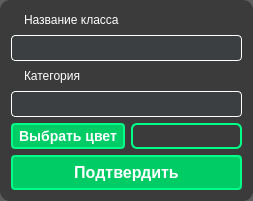
<?xml version="1.0" encoding="UTF-8"?>
<ui version="4.0">
 <class>dialog_add_class</class>
 <widget class="QDialog" name="dialog_add_class">
  <property name="geometry">
   <rect>
    <x>0</x>
    <y>0</y>
    <width>253</width>
    <height>201</height>
   </rect>
  </property>
  <property name="sizePolicy">
   <sizepolicy hsizetype="Fixed" vsizetype="Fixed">
    <horstretch>0</horstretch>
    <verstretch>0</verstretch>
   </sizepolicy>
  </property>
  <property name="windowTitle">
   <string>Добавление нового класса</string>
  </property>
  <property name="styleSheet">
   <string notr="true">QDialog {
	background-color: rgba(50, 50, 50, 200);
	border-radius: 10px;
	color: white;
	font-family: Arial;
}

QLineEdit {
    background-color: #3c3f41;
    color: white;
    border: 1px solid white;
    border-radius: 4px;
    padding: 4px;
}

QLabel {
	color: white;
	font-family: Arial;
	font-size: 12px;
	padding: 2px 10px;
}

QPushButton {
	background-color: #00cc66;
    border: 2px solid #00ff88;
	border-radius: 4px;
	color: white;
	font-family: Arial;
	padding: 6px 12px;
	font-size: 14px;
	font-weight: bold;
}

QPushButton:hover {
    background-color: #218838;
	border: 2px solid #00cc66;
}

QPushButton:pressed {
    background-color: #1e7e34;
}</string>
  </property>
  <layout class="QVBoxLayout" name="verticalLayout">
   <item>
    <widget class="QLabel" name="label_2">
     <property name="text">
      <string>Название класса</string>
     </property>
    </widget>
   </item>
   <item>
    <widget class="QLineEdit" name="lineedit_class_name"/>
   </item>
   <item>
    <widget class="QLabel" name="label_3">
     <property name="text">
      <string>Категория</string>
     </property>
    </widget>
   </item>
   <item>
    <widget class="QLineEdit" name="lineedit_supercategory"/>
   </item>
   <item>
    <layout class="QHBoxLayout" name="horizontalLayout">
     <item>
      <widget class="QPushButton" name="button_choose_color">
       <property name="sizePolicy">
        <sizepolicy hsizetype="Preferred" vsizetype="Fixed">
         <horstretch>0</horstretch>
         <verstretch>0</verstretch>
        </sizepolicy>
       </property>
       <property name="styleSheet">
        <string notr="true">QPushButton {
	background-color: #00cc66;
    border: 2px solid #00ff88;
	border-radius: 4px;
	color: white;
	font-family: Arial;
	padding: 3px 6px;
	font-size: 14px;
}

QPushButton:hover {
    background-color: #218838;
	border: 2px solid #00cc66;
}

QPushButton:pressed {
    background-color: #1e7e34;
}</string>
       </property>
       <property name="text">
        <string>Выбрать цвет</string>
       </property>
      </widget>
     </item>
     <item>
      <widget class="QLabel" name="label_class_color">
       <property name="sizePolicy">
        <sizepolicy hsizetype="Preferred" vsizetype="Preferred">
         <horstretch>0</horstretch>
         <verstretch>0</verstretch>
        </sizepolicy>
       </property>
       <property name="minimumSize">
        <size>
         <width>40</width>
         <height>0</height>
        </size>
       </property>
       <property name="styleSheet">
        <string notr="true">    border: 2px solid #00ff88;
	border-radius: 6px;
	font-family: Arial
</string>
       </property>
       <property name="text">
        <string/>
       </property>
      </widget>
     </item>
    </layout>
   </item>
   <item>
    <widget class="QPushButton" name="button_add_class">
     <property name="styleSheet">
      <string notr="true">font-size: 16px;</string>
     </property>
     <property name="text">
      <string>Подтвердить</string>
     </property>
    </widget>
   </item>
  </layout>
 </widget>
 <resources/>
 <connections/>
</ui>
